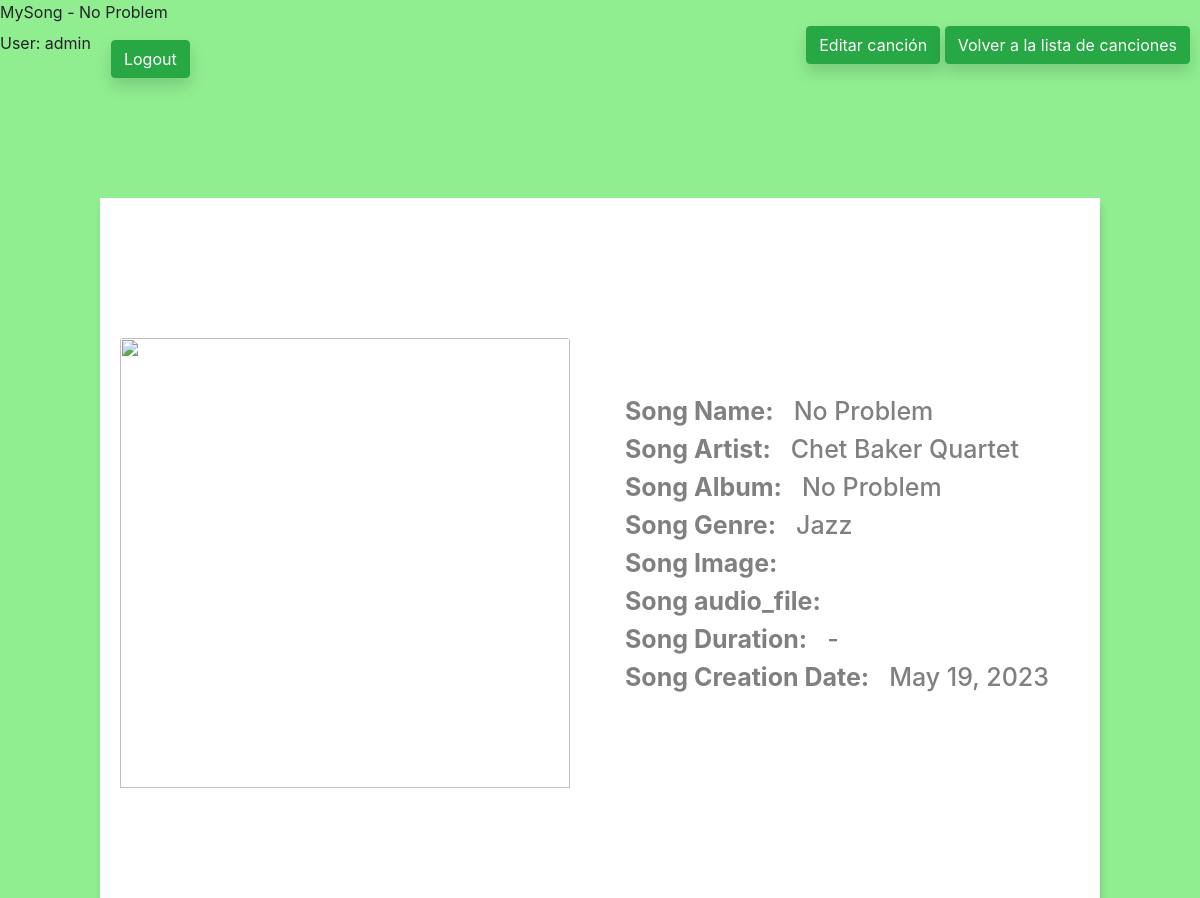
/songs/song/3 (signed in), run on the app's committed database.
### music_app/models.py (models this page shows, shortened)
class Song(models.Model):
    name = models.TextField(max_length=100)
    author = models.ForeignKey(Author, on_delete=models.CASCADE, related_name="songs")
    album = models.ForeignKey(
        Album,
        on_delete=models.CASCADE,
        related_name="songs",
        null=True,
        blank=True,
    )
    musicalGenre = models.ForeignKey(
        MusicalGenre,
        on_delete=models.CASCADE,
        related_name="songs",
        null=True,
        blank=True,
    )
    image = models.ImageField(null=True, blank=True)
    audio_file = models.FileField(upload_to=song_file_path, blank=True, null=False, default="")
    duration = models.CharField(max_length=10, null=True, blank=True, default="-")
    date = models.DateField(default=date.today)
    class Meta:
        ordering = ["name"]

class Author(models.Model):
    name = models.TextField()
    def __str__(self):
        return self.name

class Album(models.Model):
    title = models.TextField()
    author = models.ForeignKey(
        Author, on_delete=models.PROTECT, related_name="albums", blank=False
    )
    def __str__(self):
        return self.title

class MusicalGenre(models.Model):
    genre = models.TextField(default="Other")
    def __str__(self):
        return self.genre

### music_app/views.py (the view)
# urls.py: path("song/<int:pk>", views.SongDetail.as_view(), name="song_details"),
class SongDetail(DetailView):
    model = Song
    template_name = "songs/details.html"
    context_object_name = "song"
    def get_context_data(self, **kwargs):
        context = super(SongDetail, self).get_context_data(**kwargs)
        return context

### music_app/templates/songs/details.html (shortened to what this page needs)
{% block title %}MySong - {{ song.name }}{% endblock %}
{% block content %}
<html>
<head>
    <link rel="stylesheet" href="https://stackpath.bootstrapcdn.com/bootstrap/4.5.0/css/bootstrap.min.css">
</head>
<body>
    <div id="header">
        {% block header %}
        <div class="header-container">
            {% if user.is_authenticated %}
            <div class="user-info">
                <p>User: {{ user.username }}</p>
            </div>
            <div class="logout-button">
                <a href="{% url 'logout' %}?next={{request.path}}" class="btn btn-success mt-3 shadow">Logout</a>
            </div>
            {% else %}
            <div class="logout-button">
                <a href="{% url 'login' %}?next={{request.path}}" class="btn btn-success mt-3 shadow">Login</a>
            </div>
            {% endif %}
            {% if song %}
            <div style="position: absolute; top: 10px; right: 10px;">
                <a href="{% url 'songs:edit_song' pk=song.pk %}" class="btn btn-success mt-3 shadow">Editar canción</a>
                <a href="{% url 'songs:song_list' %}" class="btn btn-success mt-3 shadow">Volver a la lista de canciones</a>
            </div>
            {% endif %}
        </div>
        {% endblock %}
    </div>
    <div class="center2">
        <div id="content">
            <div class="card-body">
                <img src="https://cms-assets.tutsplus.com/cdn-cgi/image/width=630/uploads/users/1631/posts/32859/image/album-cover-maker_5a.jpg"
                    class="card-img-top">
            </div>
            <div class="container" vocab="https://schema.org/" typeof="MusicRecording">
                <h3><b>Song Name:</b> &nbsp <span property="name" > {{song.name }} </span></h3>
                <h3><b>Song Artist:</b> &nbsp <span property="byArtist" > {{song.author }} </span></h3>
                <h3><b>Song Album:</b> &nbsp <span property="inAlbum" > {{song.album }} </span></h3>
                <h3><b>Song Genre:</b> &nbsp <span property="genre" > {{song.musicalGenre}} </span></h3>
                <h3><b>Song Image:</b> &nbsp </h3>
                <h3><b>Song audio_file:</b> &nbsp </h3>
                <h3><b>Song Duration:</b> &nbsp <span property="duration" > {{song.duration }} </span></h3>
                <h3><b>Song Creation Date:</b> &nbsp <span property="dateCreated" > {{song.date }} </span></h3>
            </div>
        </div>
    </div>
</body>
</html>
{% endblock %}

### music_app/templates/songs/details.html (style rules this page uses)
body { background-color: #90EE90; }
.center2 { float: left; display: flex; align-items: center; justify-content: center; width: 100%; height: auto; }
#content { background-color: #fff; box-shadow: 2px 7px 7px 0px rgba(0, 0, 0, 0.131); width: 1000px; height: 700px; display: flex; align-items: center; margin-top: 120px; }
.card-body { display: flex; float: left; justify-content: center; align-items: center; width: 500px; }
.card-body .card-img-top { width: 450px; height: 450px; object-fit: cover; margin-top: 30px; }
h3 { font-size: 25px; margin-left: 20px; color: grey; font-weight: 300px; }
.header-container { display: flex; align-items: center; }
.user-info { margin-right: 10px; }
.logout-button { margin-left: 10px; }

### data on the page
Song: name "No Problem", author "Chet Baker Quartet", album "No Problem", musicalGenre "Jazz", duration "-", date "May 19, 2023"

### other printed values
{{ user.username }} "admin"
